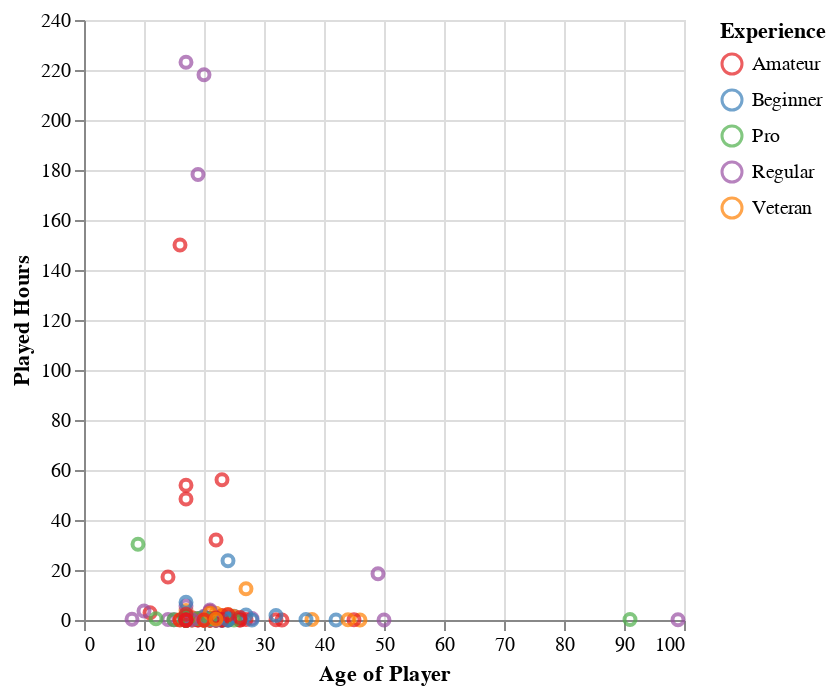

The notebook cell this image was saved under:
### Code cell
players_plot_scatter = alt.Chart(dropped_players).mark_point().encode(
    x = alt.X("age:Q").title("Age of Player"),
    y= alt.Y("played_hours").title("Played Hours"),
    color = alt.Color("experience").title("Experience").scale(scheme = "set1")
)
players_plot_scatter

### Figure 1 — Vega-Lite specification as saved in the notebook (floating-point values rounded to 4 significant figures; data arrays with more than 128 entries replaced by an {"elided": "..."} marker saying what was removed)
{"config": {"view": {"continuousWidth": 300, "continuousHeight": 300}}, "data": {"name": "data-2def6b37beff92aab52e02bfdd6aab08"}, "mark": {"type": "point"}, "encoding": {"color": {"field": "experience", "scale": {"scheme": "set1"}, "title": "Experience", "type": "nominal"}, "x": {"field": "age", "title": "Age of Player", "type": "quantitative"}, "y": {"field": "played_hours", "title": "Played Hours", "type": "quantitative"}}, "$schema": "https://vega.github.io/schema/vega-lite/v5.20.1.json", "datasets": {"data-2def6b37beff92aab52e02bfdd6aab08": {"elided": "196 records"}}}
